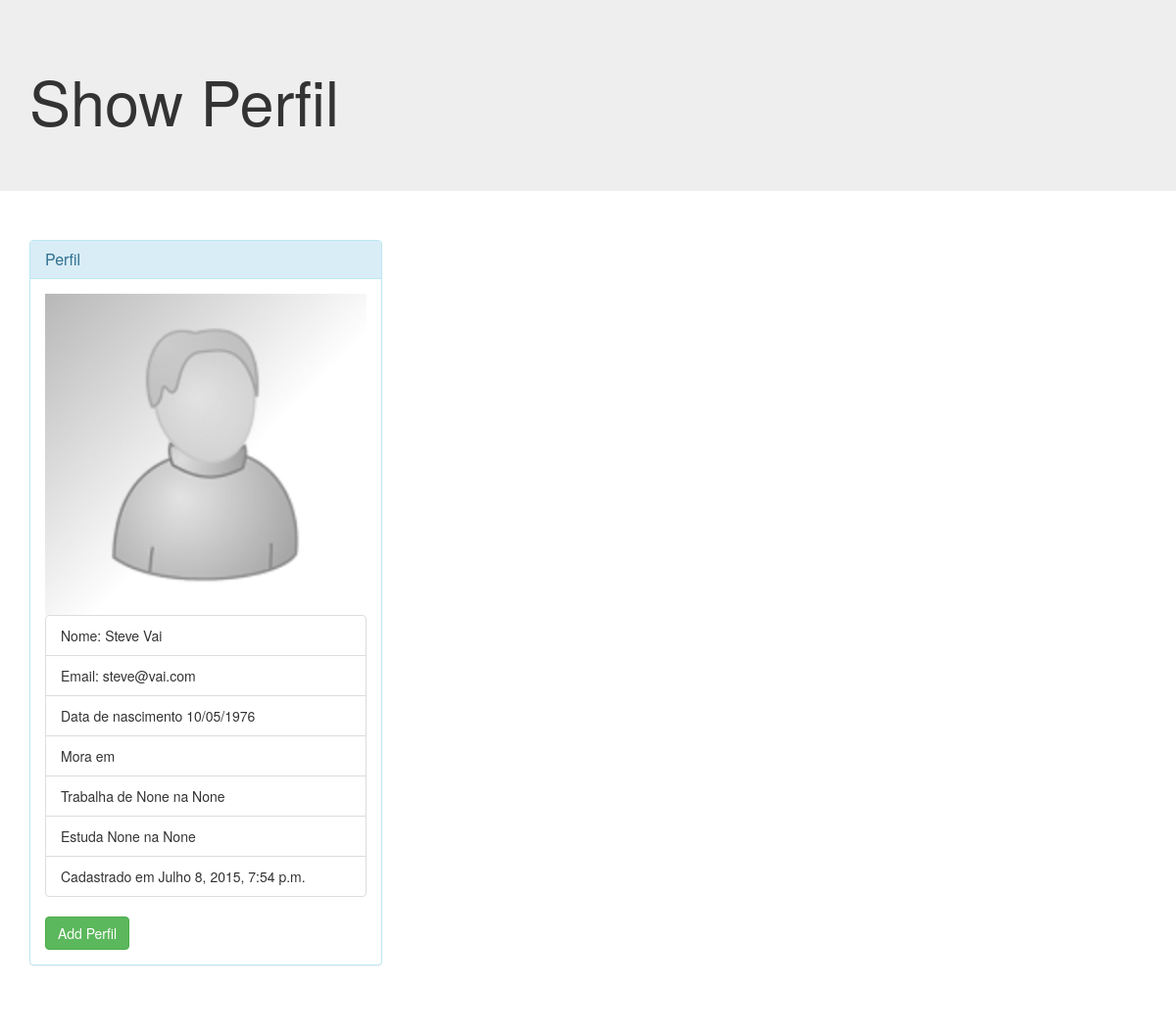
Before: /perfis/1 with the older database file.
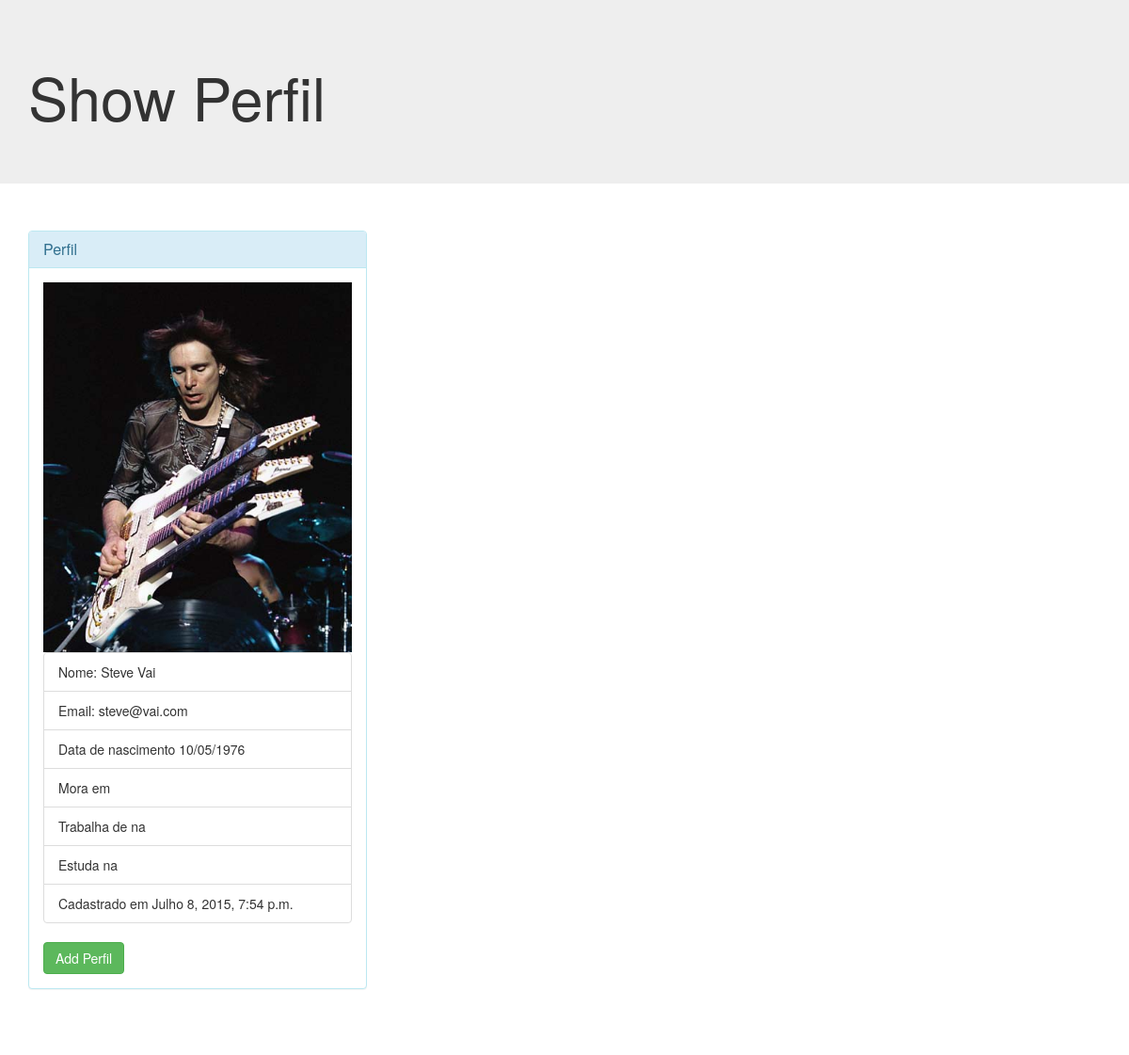
After: the same page with the newer database file.
### project/perfis/models.py (models this page shows, shortened)
class Perfil(models.Model):
    nome = models.CharField('Nome', max_length=100)
    email = models.CharField('E-mail', max_length=100)
    foto = models.ImageField(
        upload_to='perfis/images', verbose_name='Foto', null=True, blank=True
    )
    dtNascimento = models.CharField('Data de Nascimento', max_length=10)
    localidade = models.CharField('Localidade', max_length=255, blank=True)
    cargo = models.CharField('Cargo', max_length=155, null=True, blank=True)
    empresa = models.CharField('Empresa', max_length=155, null=True, blank=True)
    curso = models.CharField('Curso', max_length=155, null=True, blank=True)
    escola = models.CharField('Escola', max_length=155, null=True, blank=True)
    dtCadastro = models.DateTimeField('Criado em', auto_now_add=True)
    dtAtualizacao = models.DateTimeField('Atualizado em', auto_now=True)
    def __str__(self):
        return self.nome
    class Meta:
        verbose_name = 'Perfil'
        verbose_name_plural = 'Perfis'
        ordering = ['nome']

### project/perfis/views.py (the view)
# urls.py: url(r'^(?P<perfil_id>\d+)$', 'showPerfil', name='showPerfil'),
def showPerfil(resquest, perfil_id):
    perfil = Perfil.objects.get(id=perfil_id)
    template_name = 'perfis/perfis.html'
    context = {
        'perfil' : perfil
    }
    return render(resquest, template_name, context)

### project/perfis/templates/perfis/perfis.html
{% extends "core/base.html" %}
{% load static %}
{% block body %}
	<header>
		<div class="jumbotron">
			<div class="container">
				<h1>Show Perfil</h1>
			</div>
		</div>
	</header>
	<main>
		<div class="container">
			<div class="row">
				<div class="col-md-4">
					<div class="panel panel-info">
						<div class="panel-heading">
							<h3 class="panel-title">Perfil</h3>
						</div>
						<div class="panel-body">
							{% if perfil.foto %}
								<img src="{{ perfil.foto.url }}" alt="{{ perfil }}">
							{% else %}
								<img src="{% static "img/foto-masc.jpg" %}" alt="Sem foto">
							{% endif %}
							<ul class="list-group">
								<li class="list-group-item">Nome: {{perfil.nome}}</li>
								<li class="list-group-item">Email: {{perfil.email}}</li>
								<li class="list-group-item">Data de nascimento {{perfil.dtNascimento}}</li>
								<li class="list-group-item">Mora em {{perfil.localidade}}</li>
								<li class="list-group-item">Trabalha de {{perfil.cargo}} na {{perfil.empresa}}</li>
								<li class="list-group-item">Estuda {{perfil.curso}} na {{perfil.escola}}</li>
								<li class="list-group-item">Cadastrado em {{perfil.dtCadastro}}</li>
							</ul>
							<a href="{% url 'perfis:convidar' perfil.id %}" class="btn btn-success">Add Perfil</a>
						</div>
					</div>
				</div>
			</div>
		</div>
	</main>
{% endblock %}

Changed rows visible on the page:
changed Perfil "Steve Vai": foto: picture added; cargo "None" → (not shown); empresa "None" → (not shown); curso "None" → (not shown); escola "None" → (not shown)
